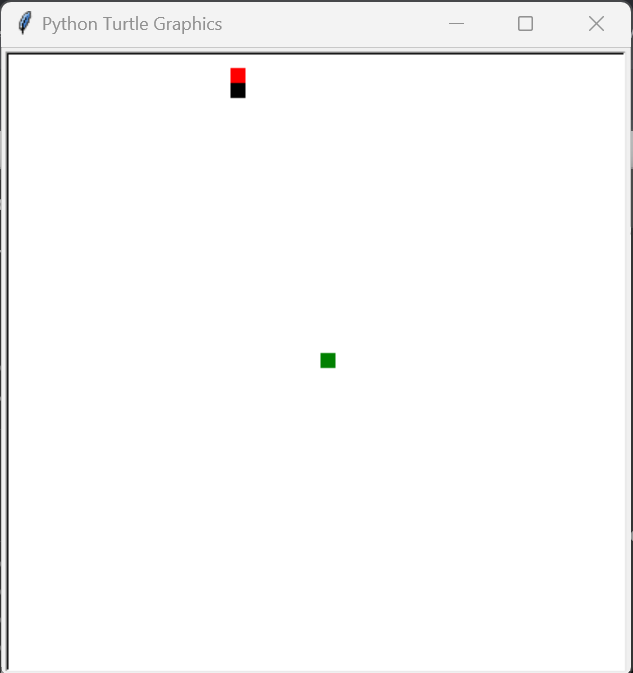

Generate this figure with Python:
from random import randrange
from turtle import (Screen, clear, done, hideturtle, listen, onkey, ontimer,
                    tracer, update)
from freegames import square, vector

food = vector(0, 0)
snake = [vector(10, 0)]
aim = vector(0, -10)


def change(x, y):
    """Change snake direction."""
    aim.x = x
    aim.y = y


def inside(head):
    """Return True if head inside boundaries."""
    return -200 < head.x < 190 and -200 < head.y < 190


def move():
    """Move snake forward one segment."""
    head = snake[-1].copy()
    head.move(aim)

    if not inside(head) or head in snake:
        square(head.x, head.y, 9, 'red')
        update()
        return

    snake.append(head)

    if head == food:
        print('Snake:', len(snake))
        food.x = randrange(-15, 15) * 10
        food.y = randrange(-15, 15) * 10
    else:
        snake.pop(0)

    clear()

    for body in snake:
        square(body.x, body.y, 9, 'black')

    square(food.x, food.y, 9, 'green')
    update()
    ontimer(move, 100)


# Configuración de pantalla y controles
screen = Screen()
screen.setup(420, 420, 370, 0)
hideturtle()
tracer(False)
listen()
onkey(lambda: change(10, 0), 'Right')
onkey(lambda: change(-10, 0), 'Left')
onkey(lambda: change(0, 10), 'Up')
onkey(lambda: change(0, -10), 'Down')
move()
done()
